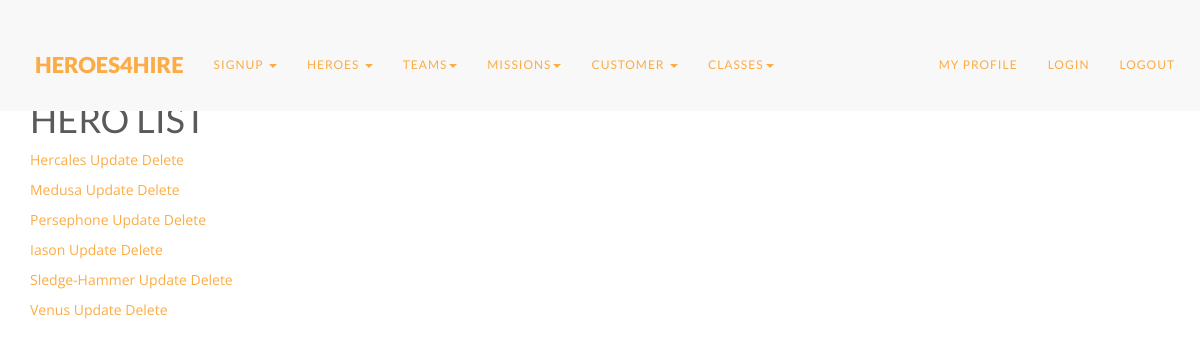
Before: /heroes/hero_list/ (signed in) with the older database file.
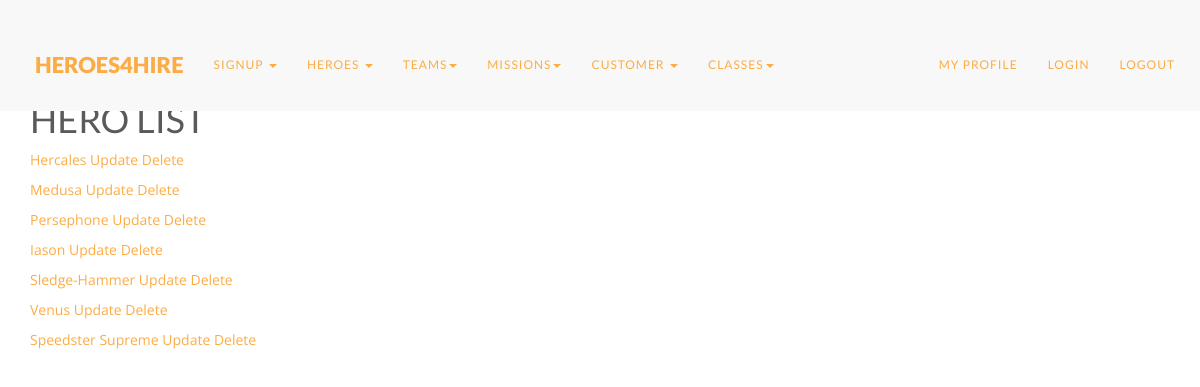
After: the same page with the newer database file.
### heroes/models.py (models this page shows, shortened)
class Hero(models.Model):
    codename = models.CharField(max_length = 30)
    profilePic = models.ImageField(blank=True, ) #blank makes this optional
    user = models.ForeignKey(settings.AUTH_USER_MODEL, db_index=True
)

### heroes/views.py (the view)
@login_required
def hero_list(request, template='hero_list.html'):
    heroes = Hero.objects.all()
    context = {
        'heroes': heroes,
    }
    return render_to_response(template, context)

### heroes/templates/hero_list.html
{% extends "base.html" %}
{% load staticfiles %}
{% block content %}
<h1> Hero List</h1>
<div>
    {% for hero in heroes %}
    <p>
        <a href="/heroes/profile/{{hero.id}}/">{{ hero.codename }}</a>
        <a href="{% url 'heroes:hero_update' hero.id %}">Update</a>
        <a href="{% url 'heroes:hero_delete' hero.id %}">Delete</a>
    </p>
    {% endfor %}
</div>
{% endblock %}

Changed rows visible on the page:
added Hero: codename "Speedster Supreme"
